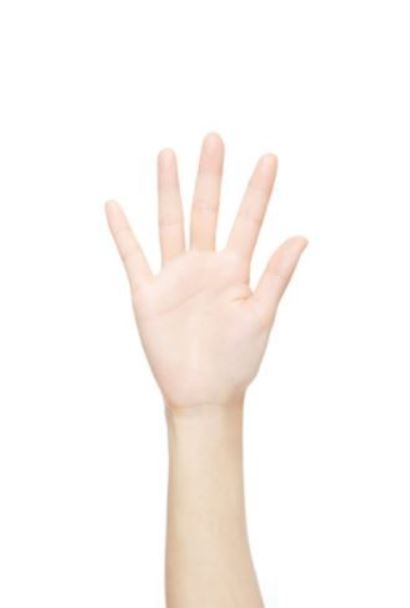
#> input picture test/11.jpg, 410 x 608 px, given in place of the camera
$ python bgs.py
#> lines starting #> are read from the running program, lines starting #| are printed output that depends on the picture; after the words box and inside, x2 and y2 are one past the last pixel; in counts of white or black regions, pixels touching at a corner belong together
import numpy as np
import cv2
import time
cap = cv2.VideoCapture(0)
print(cap.get(3), cap.get(4))
ret = cap.set(3,320)
ret = cap.set(4,240)
while(True):
    ret, frame = cap.read()
#> frame is the input picture: shape (608, 410, 3); mean B, G, R 244.2, 247.3, 251.7


    # ycrcb = cv2.cvtColor(frame, cv2.COLOR_BGR2YCrCb)
    # mask_hand = cv2.inRange(ycrcb,np.array([0,133,77]),np.array([255,173,127]))

    # # cv2.imshow("Hands",mask_hand)
    # # if cv2.waitKey(1) & 0xFF == ord('q'):
    # #     break

    # k = cv2.getStructuringElement(cv2.MORPH_RECT, (3,3))
    # # 침식 연산 적용 ---②
    # erosion = cv2.erode(mask_hand, k)

    laptime = time.time()
    hsv = cv2.cvtColor(frame, cv2.COLOR_BGR2HSV)
#> hsv: shape (608, 410, 3); mean H, S, V 5.9, 8.2, 251.7
    hue = np.array([0, 48, 80])
    hue2 = np.array([20, 255, 255])#손 색깔
    hand = cv2.inRange(hsv, hue, hue2)
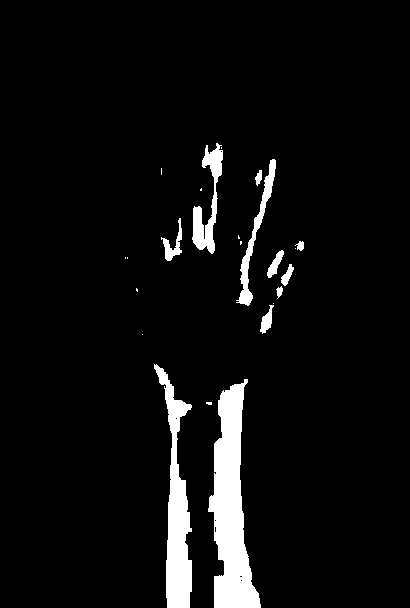
#> hand: shape (608, 410); 5.5% white; 23 white regions (12 under 20 px)

    hand = cv2.GaussianBlur(hand, (3,3), 0)
    k = cv2.getStructuringElement(cv2.MORPH_RECT, (3,3))
    hand = cv2.morphologyEx(hand, cv2.MORPH_CLOSE, k)
    hand = cv2.erode(hand, k)
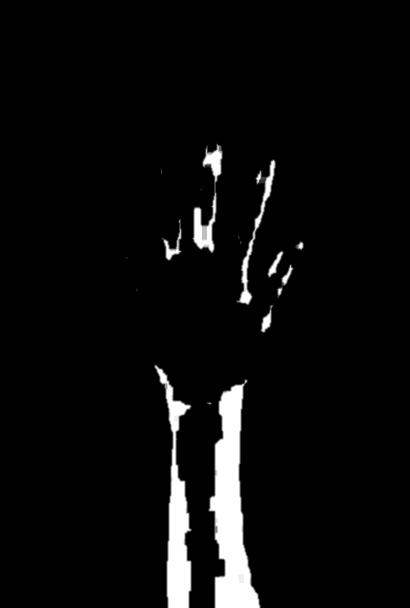
#> hand: shape (608, 410); min 0, max 255, mean 11.7
    dst = cv2.cvtColor(hand, cv2.COLOR_GRAY2BGR)

    #LABELING
    # _, src_bin = cv2.threshold(hand, 0, 255, cv2.THRESH_OTSU)

    # cnt, labels, stats, centroids = cv2.connectedComponentsWithStats(src_bin)


    # for i in range(1, cnt): # 각각의 객체 정보에 들어가기 위해 반복문. 범위를 1부터 시작한 이유는 배경을 제외
    #     (x, y, w, h, area) = stats[i]

    #     # 노이즈 제거
    #     if area < 20:
    #         continue

    #     cv2.rectangle(dst, (x, y, w, h), (0, 255, 255))

    # 가장 큰 영역 박스 생성
    # (x, y, w, h, area) = stats[1]
    # if area < 20:
    #     continue
    # cv2.rectangle(dst, (x, y, w, h), (0, 255, 255))

    #CONTOUR
    #경계선 찾음
    contours, hierarchy = cv2.findContours(hand, cv2.RETR_LIST, cv2.CHAIN_APPROX_SIMPLE)
#> contours = 17 contours, 8 with area under 20; largest, box (x1, y1, x2, y2) and area: (208, 379, 261, 608) 6186, (154, 364, 192, 608) 3654, (192, 143, 223, 254) 1218, (236, 159, 276, 306) 986, (161, 218, 182, 261) 254

    # 가장 큰 영역 찾기
    max = 0
    maxcnt = None
    for cnt in contours :
        area = cv2.contourArea(cnt)
        if(max < area) :
            max = area
            maxcnt = cnt
#> this loop made 17 passes
#> (area, max) on pass 2: (6186, 6186)
#> area on passes 3, 5, 7, 9, 10, 13: 3654, 168.5, 160, 171.5, 53, 253.5
#> after the loop, max = 6186; maxcnt = contour of 100 points, box (x1, y1, x2, y2) (208, 379, 261, 608), area 6186
    cv2.drawContours(dst, [maxcnt], 0, (0, 0, 255), 2)
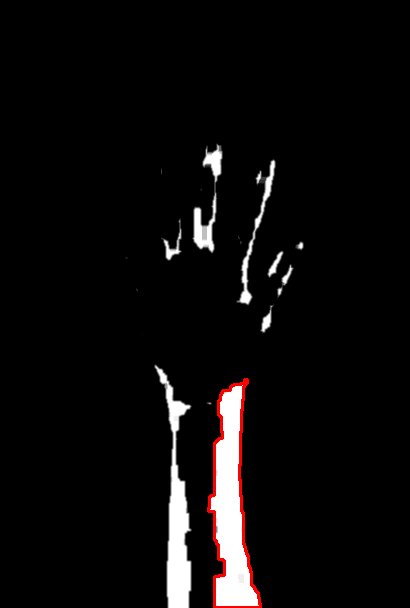
#> dst: shape (608, 410, 3); mean B, G, R 11.1, 11.1, 12.8

    # for i in contours:
    #     #hull = cv2.convexHull(i,clockwise=True)
    #     cv2.drawContours(dst, [i], 0, (0,0,255),2)

    contours, hierachy=cv2.findContours(hand, cv2.RETR_CCOMP, cv2.CHAIN_APPROX_NONE)

    points1 = []
    result_cx = []
    result_cy = []

    for i in contours:
        M = cv2.moments(i)
        if M["m00"] != 0:
            cx = int(M["m10"] / M["m00"])
            cy = int(M["m01"] / M["m00"])
        else:
            # set values as what you need in the situation
            cX, cY = 0, 0
#> this loop made 17 passes
#> (i, cX, cY) on pass 4: ([[142, 334]], 0, 0)
#> (cx, cy) on passes 1, 2, 3, 5, 6, 7: (208, 402), (230, 508), (176, 511), (266, 320), (136, 289), (284, 279)

    # 가장 큰 영역 찾기
    max = 0
    maxcnt = None
    for cnt in contours :
        area = cv2.contourArea(cnt)
        if(max < area) :
            max = area
            maxcnt = cnt
#> after the loop, max = 6186; maxcnt = contour of 544 points, box (x1, y1, x2, y2) (208, 379, 261, 608), area 6186

    approx = cv2.approxPolyDP(maxcnt,0.02*cv2.arcLength(maxcnt,True),True)
#> approx = [[247, 379], [218, 400], [214, 607], [260, 607], [239, 479]]
    #cv2.drawContours(dst, [approx], 0, (0,255,0), 3)
    hull = cv2.convexHull(approx)
#> hull = [[260, 607], [214, 607], [218, 400], [247, 379]]
    for point in hull:
        if cy > point[0][1]:
            points1.append(tuple(point[0]))
#> this loop made 4 passes
#> after the loop, points1 = []

    for point in points1:
        cv2.circle(dst, tuple(point), 10, [255, 0, 0], -1)
#> this loop made 0 passes


    cv2.imshow('dst', dst)


    # cv2.imshow('src', hand)
    # cv2.imshow('src_bin', src_bin)
    # cv2.imshow('dst', dst)
    if cv2.waitKey(1) & 0xFF == ord('q'):
#> (key q is pressed here)
        break

    # [6 lines of commented-out code are left out]

cap.release()
cv2.destroyAllWindows()
